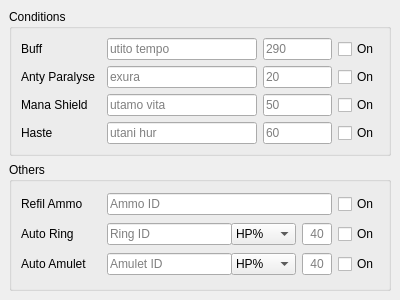
<?xml version="1.0" encoding="UTF-8"?>
<ui version="4.0">
 <class>Miscellaneous_View</class>
 <widget class="QMainWindow" name="Miscellaneous_View">
  <property name="geometry">
   <rect>
    <x>0</x>
    <y>0</y>
    <width>400</width>
    <height>300</height>
   </rect>
  </property>
  <property name="minimumSize">
   <size>
    <width>400</width>
    <height>300</height>
   </size>
  </property>
  <property name="maximumSize">
   <size>
    <width>400</width>
    <height>300</height>
   </size>
  </property>
  <property name="windowTitle">
   <string>Miscellaneous</string>
  </property>
  <widget class="QWidget" name="centralwidget">
   <layout class="QVBoxLayout" name="verticalLayout_3">
    <item>
     <widget class="QGroupBox" name="conditions_groupBox">
      <property name="title">
       <string>Conditions</string>
      </property>
      <layout class="QVBoxLayout" name="verticalLayout">
       <item>
        <layout class="QHBoxLayout" name="horizontalLayout_5">
         <item>
          <widget class="QLabel" name="label_5">
           <property name="minimumSize">
            <size>
             <width>80</width>
             <height>0</height>
            </size>
           </property>
           <property name="text">
            <string>Buff</string>
           </property>
          </widget>
         </item>
         <item>
          <widget class="QLineEdit" name="buffName_lineEdit">
           <property name="minimumSize">
            <size>
             <width>150</width>
             <height>0</height>
            </size>
           </property>
           <property name="placeholderText">
            <string>utito tempo</string>
           </property>
          </widget>
         </item>
         <item>
          <widget class="QLineEdit" name="buffMana_lineEdit">
           <property name="inputMethodHints">
            <set>Qt::InputMethodHint::ImhDigitsOnly|Qt::InputMethodHint::ImhLowercaseOnly|Qt::InputMethodHint::ImhPreferLatin</set>
           </property>
           <property name="text">
            <string/>
           </property>
           <property name="placeholderText">
            <string>290</string>
           </property>
          </widget>
         </item>
         <item>
          <widget class="QCheckBox" name="buff_checkBox">
           <property name="text">
            <string>On</string>
           </property>
          </widget>
         </item>
        </layout>
       </item>
       <item>
        <layout class="QHBoxLayout" name="horizontalLayout_3">
         <item>
          <widget class="QLabel" name="label_3">
           <property name="minimumSize">
            <size>
             <width>80</width>
             <height>0</height>
            </size>
           </property>
           <property name="text">
            <string>Anty Paralyse</string>
           </property>
          </widget>
         </item>
         <item>
          <widget class="QLineEdit" name="paralName_lineEdit">
           <property name="minimumSize">
            <size>
             <width>150</width>
             <height>0</height>
            </size>
           </property>
           <property name="placeholderText">
            <string>exura</string>
           </property>
          </widget>
         </item>
         <item>
          <widget class="QLineEdit" name="paralMana_lineEdit">
           <property name="inputMethodHints">
            <set>Qt::InputMethodHint::ImhDigitsOnly</set>
           </property>
           <property name="placeholderText">
            <string>20</string>
           </property>
          </widget>
         </item>
         <item>
          <widget class="QCheckBox" name="paral_checkBox">
           <property name="text">
            <string>On</string>
           </property>
          </widget>
         </item>
        </layout>
       </item>
       <item>
        <layout class="QHBoxLayout" name="horizontalLayout_2">
         <item>
          <widget class="QLabel" name="label_2">
           <property name="minimumSize">
            <size>
             <width>80</width>
             <height>0</height>
            </size>
           </property>
           <property name="text">
            <string>Mana Shield</string>
           </property>
          </widget>
         </item>
         <item>
          <widget class="QLineEdit" name="shieldName_lineEdit">
           <property name="minimumSize">
            <size>
             <width>150</width>
             <height>0</height>
            </size>
           </property>
           <property name="placeholderText">
            <string>utamo vita</string>
           </property>
          </widget>
         </item>
         <item>
          <widget class="QLineEdit" name="shieldMana_lineEdit">
           <property name="inputMethodHints">
            <set>Qt::InputMethodHint::ImhDigitsOnly|Qt::InputMethodHint::ImhPreferNumbers</set>
           </property>
           <property name="placeholderText">
            <string>50</string>
           </property>
          </widget>
         </item>
         <item>
          <widget class="QCheckBox" name="shield_checkBox">
           <property name="text">
            <string>On</string>
           </property>
          </widget>
         </item>
        </layout>
       </item>
       <item>
        <layout class="QHBoxLayout" name="horizontalLayout">
         <item>
          <widget class="QLabel" name="label">
           <property name="minimumSize">
            <size>
             <width>80</width>
             <height>0</height>
            </size>
           </property>
           <property name="text">
            <string>Haste</string>
           </property>
          </widget>
         </item>
         <item>
          <widget class="QLineEdit" name="hasteName_lineEdit">
           <property name="minimumSize">
            <size>
             <width>150</width>
             <height>0</height>
            </size>
           </property>
           <property name="placeholderText">
            <string>utani hur</string>
           </property>
          </widget>
         </item>
         <item>
          <widget class="QLineEdit" name="hasteMana_lineEdit">
           <property name="inputMethodHints">
            <set>Qt::InputMethodHint::ImhDigitsOnly|Qt::InputMethodHint::ImhFormattedNumbersOnly|Qt::InputMethodHint::ImhLowercaseOnly</set>
           </property>
           <property name="placeholderText">
            <string>60</string>
           </property>
          </widget>
         </item>
         <item>
          <widget class="QCheckBox" name="haste_checkBox">
           <property name="text">
            <string>On</string>
           </property>
          </widget>
         </item>
        </layout>
       </item>
      </layout>
     </widget>
    </item>
    <item>
     <widget class="QGroupBox" name="others_groupBox">
      <property name="title">
       <string>Others</string>
      </property>
      <layout class="QVBoxLayout" name="verticalLayout_2">
       <item>
        <layout class="QHBoxLayout" name="horizontalLayout_6">
         <item>
          <widget class="QLabel" name="label_6">
           <property name="minimumSize">
            <size>
             <width>80</width>
             <height>0</height>
            </size>
           </property>
           <property name="text">
            <string>Refil Ammo</string>
           </property>
          </widget>
         </item>
         <item>
          <widget class="QLineEdit" name="ammoID_lineEdit">
           <property name="minimumSize">
            <size>
             <width>150</width>
             <height>0</height>
            </size>
           </property>
           <property name="placeholderText">
            <string>Ammo ID</string>
           </property>
          </widget>
         </item>
         <item>
          <widget class="QCheckBox" name="refilAmmo_checkBox">
           <property name="text">
            <string>On</string>
           </property>
          </widget>
         </item>
        </layout>
       </item>
       <item>
        <layout class="QHBoxLayout" name="horizontalLayout_8">
         <item>
          <widget class="QLabel" name="label_8">
           <property name="minimumSize">
            <size>
             <width>80</width>
             <height>0</height>
            </size>
           </property>
           <property name="text">
            <string>Auto Ring</string>
           </property>
          </widget>
         </item>
         <item>
          <widget class="QLineEdit" name="ringID_lineEdit">
           <property name="minimumSize">
            <size>
             <width>125</width>
             <height>0</height>
            </size>
           </property>
           <property name="placeholderText">
            <string>Ring ID</string>
           </property>
          </widget>
         </item>
         <item>
          <widget class="QComboBox" name="ringOption_comboBox">
           <property name="minimumSize">
            <size>
             <width>65</width>
             <height>0</height>
            </size>
           </property>
           <item>
            <property name="text">
             <string>HP%</string>
            </property>
           </item>
           <item>
            <property name="text">
             <string>MP%</string>
            </property>
           </item>
          </widget>
         </item>
         <item>
          <widget class="QLineEdit" name="ringValue_lineEdit">
           <property name="minimumSize">
            <size>
             <width>30</width>
             <height>0</height>
            </size>
           </property>
           <property name="maxLength">
            <number>2</number>
           </property>
           <property name="alignment">
            <set>Qt::AlignmentFlag::AlignCenter</set>
           </property>
           <property name="placeholderText">
            <string>40</string>
           </property>
          </widget>
         </item>
         <item>
          <widget class="QCheckBox" name="autoRing_checkBox">
           <property name="text">
            <string>On</string>
           </property>
          </widget>
         </item>
        </layout>
       </item>
       <item>
        <layout class="QHBoxLayout" name="horizontalLayout_7">
         <item>
          <widget class="QLabel" name="label_7">
           <property name="minimumSize">
            <size>
             <width>80</width>
             <height>0</height>
            </size>
           </property>
           <property name="text">
            <string>Auto Amulet</string>
           </property>
          </widget>
         </item>
         <item>
          <widget class="QLineEdit" name="amuletID_lineEdit">
           <property name="minimumSize">
            <size>
             <width>125</width>
             <height>0</height>
            </size>
           </property>
           <property name="placeholderText">
            <string>Amulet ID</string>
           </property>
          </widget>
         </item>
         <item>
          <widget class="QComboBox" name="amuletOption_comboBox">
           <property name="minimumSize">
            <size>
             <width>65</width>
             <height>0</height>
            </size>
           </property>
           <item>
            <property name="text">
             <string>HP%</string>
            </property>
           </item>
           <item>
            <property name="text">
             <string>MP%</string>
            </property>
           </item>
          </widget>
         </item>
         <item>
          <widget class="QLineEdit" name="amuletValue_lineEdit">
           <property name="minimumSize">
            <size>
             <width>30</width>
             <height>0</height>
            </size>
           </property>
           <property name="inputMask">
            <string/>
           </property>
           <property name="maxLength">
            <number>2</number>
           </property>
           <property name="alignment">
            <set>Qt::AlignmentFlag::AlignCenter</set>
           </property>
           <property name="placeholderText">
            <string>40</string>
           </property>
          </widget>
         </item>
         <item>
          <widget class="QCheckBox" name="autoAmulet_checkBox">
           <property name="text">
            <string>On</string>
           </property>
          </widget>
         </item>
        </layout>
       </item>
      </layout>
     </widget>
    </item>
   </layout>
  </widget>
 </widget>
 <resources/>
 <connections/>
</ui>
